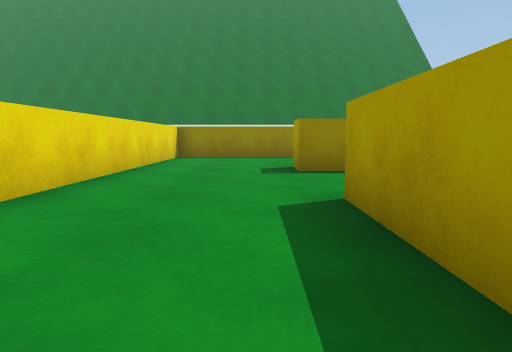
View 1 (above)

24 first-person views from a walk through a Unity game level. The camera is 0.64 m above the floor, tilts 6° down and sees 70° across. The floor is counted in squares, 1 m on a side. Each view is taken from the middle of a square. On the plan, view 1 faces up. The plan holds only what a view shows up to about 10 squares ahead; the rest is blank. The place goes on beyond the plan. The player is left out.

View 2
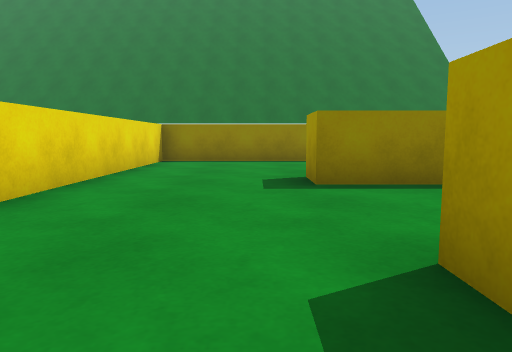

View 3
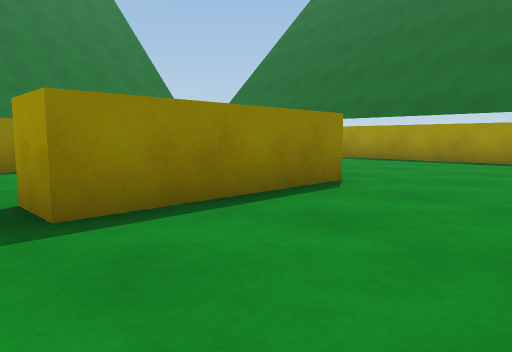

View 4
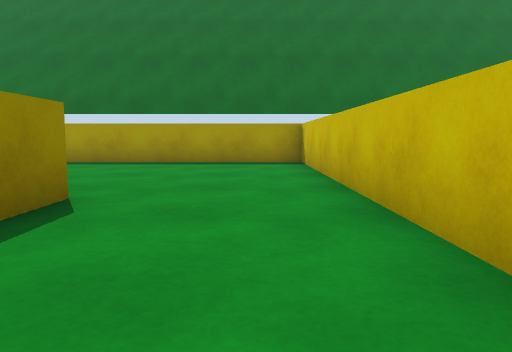

View 5
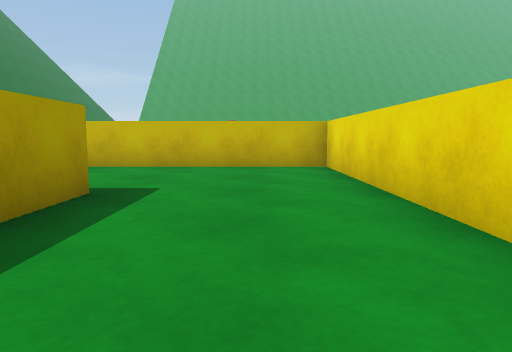

View 6
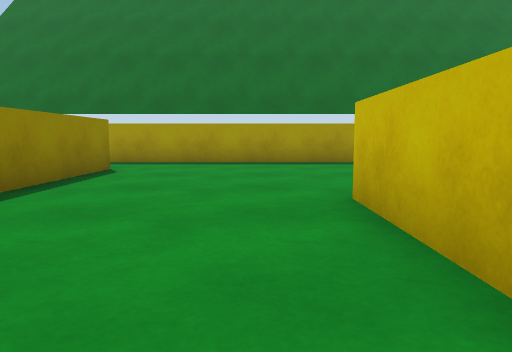

View 7
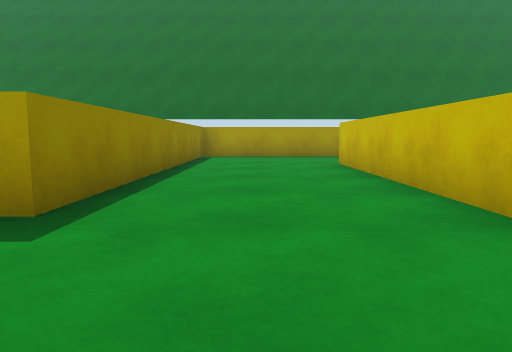

View 8
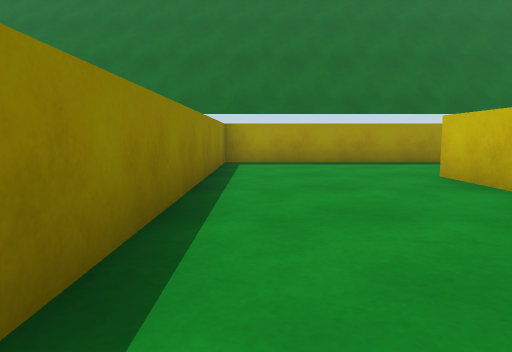

View 9
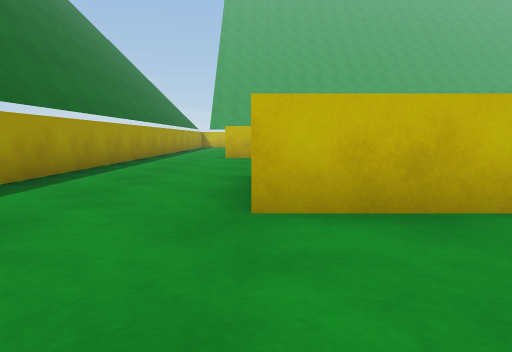

View 10
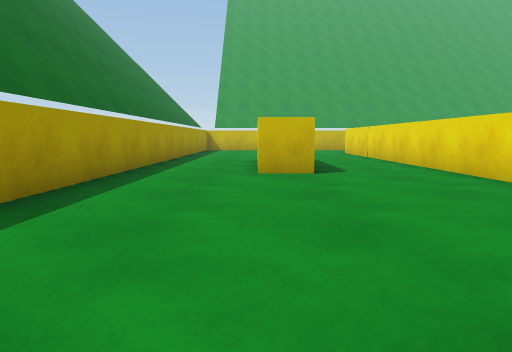

View 11
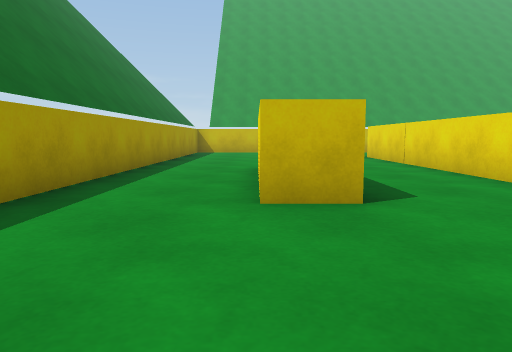

View 12
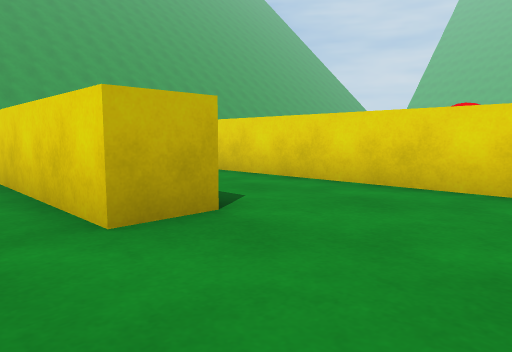

View 13
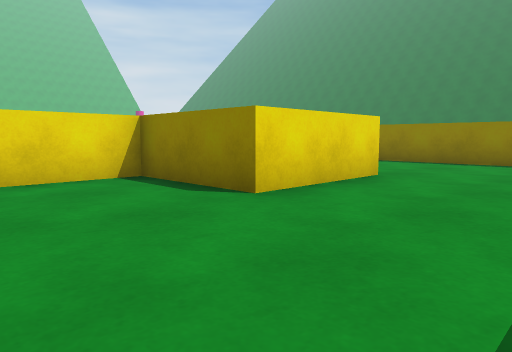

View 14
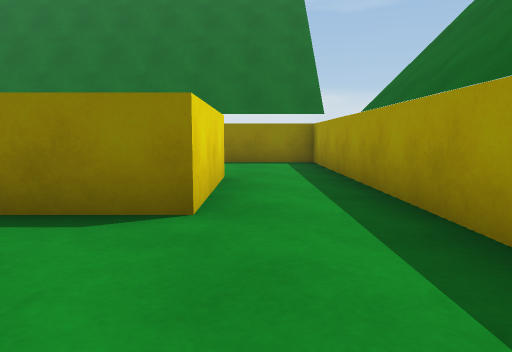

View 15
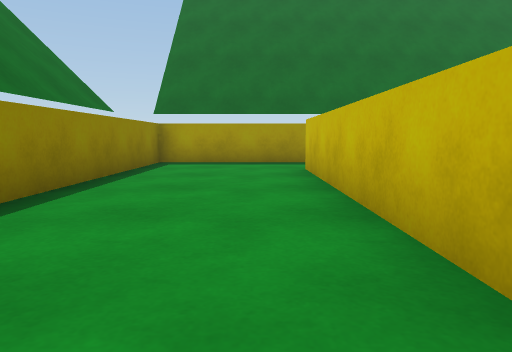

View 16
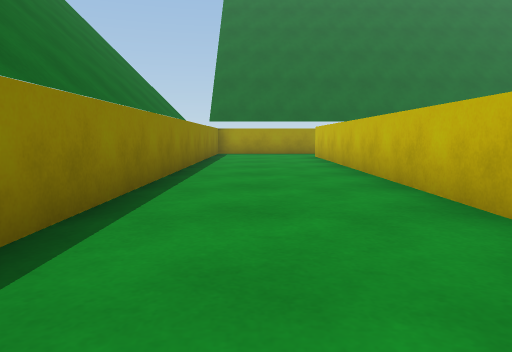

View 17
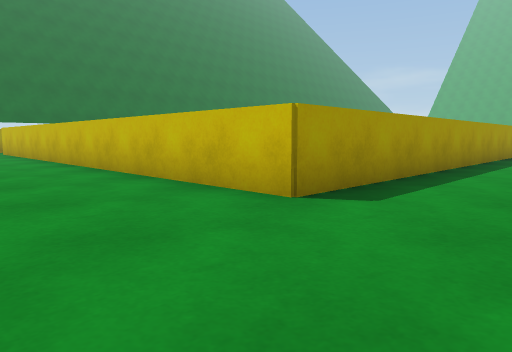

View 18
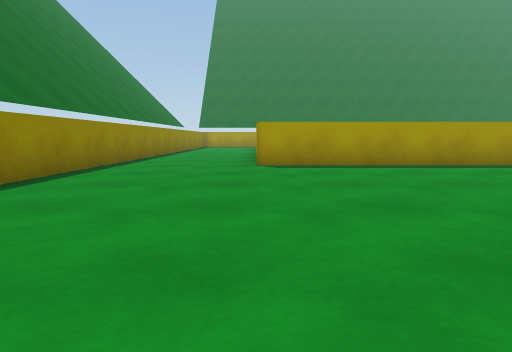

View 19
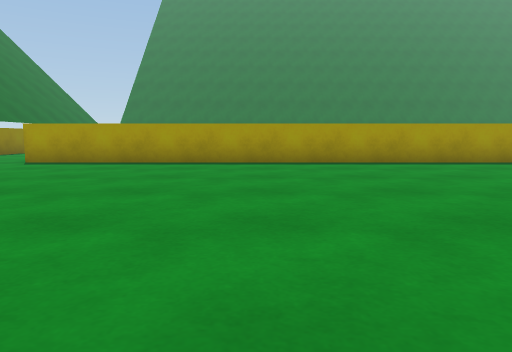

View 20
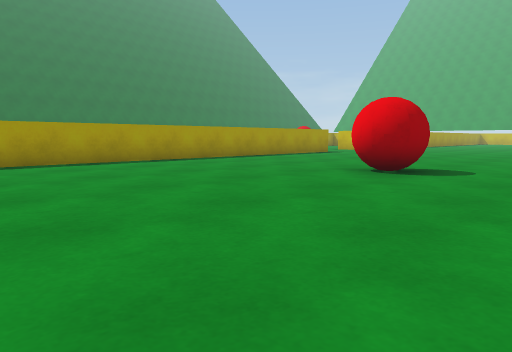

View 21
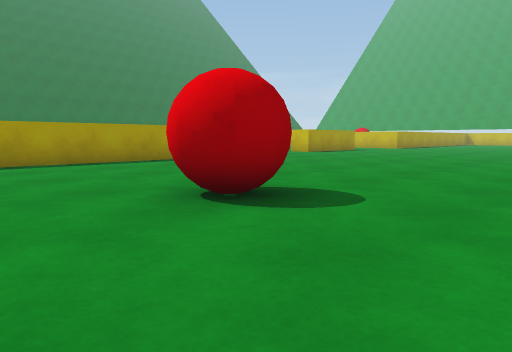

View 22
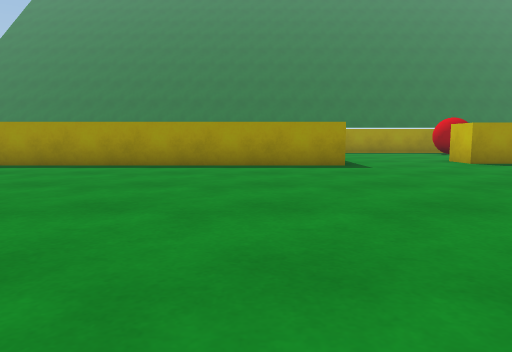

View 23
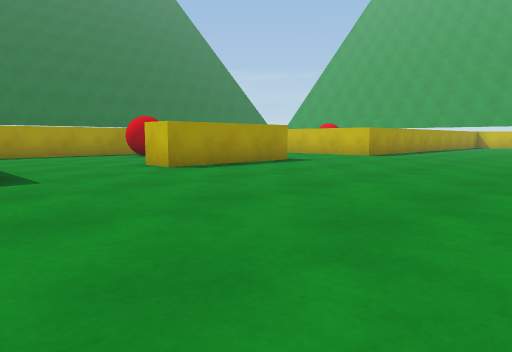

View 24
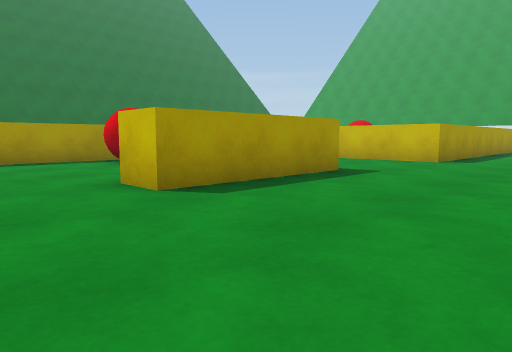

### Floor plan
Points are (right, up) in squares from view 1. A wall is a line through its corners. A room is listed if a view was taken in it or the views show most of it. See-through windows are left out.
Room 1 (views 1, 2, 3, 4, 5, 6, 7, 8, 9, 10, 11, 12, 13, 14)
walls: (9.1, 0.8) (0.9, 0.8) (0.9, 3.9); (2.6, 3.8) (10.5, 3.8) (10.5, 15.5); (4.9, 7) (0.9, 7) (0.9, 8); (-2.6, 2.9) (-2.6, -3.1) (7, -3.1) (7, -6) (4.3, -6) (4.3, -8.1); (2.4, 8) (4.9, 8); (6.9, -11.5) (8, -11.5); (1.8, 12) (-2.6, 12) (-2.6, 3.5); (10.5, -11.6) (10.5, 0.9); (8.5, 15) (8.5, 12) (5.1, 12)
ways out: opening at (9.5, 16) to room 2; opening at (7.5, -11.8)
Room 2 (views 15, 16, 17, 18, 19, 20, 21, 22, 23, 24)
walls: (-5.6, -6.1) (-5.6, 15) (8.5, 15); (-5.1, -13.4) (-5.1, -9.3) (-4, -9.3); (1.3, -11) (1.3, -8.8); (-5.6, -18) (-5.6, -17) (-4.8, -17); (-3.9, 18.5) (-9.1, 18.5); (10.5, 15.5) (10.5, 18.5) (-2, 18.5)
ways out: opening at (9.5, 16) to room 1
objects: red ball (-12, 1) to (-11, 2); red ball (0, -12) to (0, -11)

Positions as (right, up) in squares from view 1, and headings:
1: (0, 0), facing up
2: (0, 2), facing up
3: (0, 4), facing up-right
4: (1, 5), facing right
5: (-1, 5), facing down
6: (1, 9), facing right
7: (-2, -1), facing right
8: (1, 0), facing right
9: (7, 0), facing down
10: (8, -5), facing down
11: (8, -8), facing down
12: (9, -9), facing down-left
13: (10, -9), facing up-left
14: (9, 9), facing up
15: (1, 16), facing right
16: (-4, 17), facing right
17: (-8, 18), facing down-right
18: (-14, 15), facing right
19: (-15, 9), facing right
20: (-15, 8), facing down-right
21: (-15, 4), facing down-right
22: (-14, -4), facing right
23: (-12, -5), facing down-right
24: (-9, -7), facing down-right
